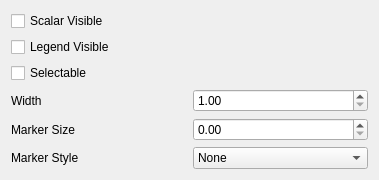
<?xml version="1.0" encoding="UTF-8"?>
<ui version="4.0">
 <class>ScatterPlotSettings</class>
 <widget class="QWidget" name="ScatterPlotSettings">
  <property name="geometry">
   <rect>
    <x>0</x>
    <y>0</y>
    <width>379</width>
    <height>158</height>
   </rect>
  </property>
  <property name="windowTitle">
   <string>Form</string>
  </property>
  <layout class="QGridLayout" name="gridLayout_2">
   <item row="0" column="0">
    <layout class="QGridLayout" name="gridLayout">
     <item row="5" column="0">
      <widget class="QLabel" name="label_2">
       <property name="text">
        <string>Marker Style</string>
       </property>
      </widget>
     </item>
     <item row="0" column="0">
      <widget class="QCheckBox" name="scalarVisibleCheckBox">
       <property name="text">
        <string>Scalar Visible</string>
       </property>
      </widget>
     </item>
     <item row="3" column="0">
      <widget class="QLabel" name="label_3">
       <property name="text">
        <string>Width</string>
       </property>
      </widget>
     </item>
     <item row="4" column="1">
      <widget class="QDoubleSpinBox" name="markerSizeSpinBox"/>
     </item>
     <item row="4" column="0">
      <widget class="QLabel" name="label">
       <property name="text">
        <string>Marker Size</string>
       </property>
      </widget>
     </item>
     <item row="3" column="1">
      <widget class="QDoubleSpinBox" name="widthSpinBox">
       <property name="minimum">
        <double>1.000000000000000</double>
       </property>
      </widget>
     </item>
     <item row="2" column="0">
      <widget class="QCheckBox" name="selectableCheckBox">
       <property name="text">
        <string>Selectable</string>
       </property>
      </widget>
     </item>
     <item row="5" column="1">
      <widget class="QComboBox" name="markerStyleCombo">
       <item>
        <property name="text">
         <string>None</string>
        </property>
       </item>
       <item>
        <property name="text">
         <string>Cross</string>
        </property>
       </item>
       <item>
        <property name="text">
         <string>Plus</string>
        </property>
       </item>
       <item>
        <property name="text">
         <string>Square</string>
        </property>
       </item>
       <item>
        <property name="text">
         <string>Circle</string>
        </property>
       </item>
       <item>
        <property name="text">
         <string>Diamond</string>
        </property>
       </item>
      </widget>
     </item>
     <item row="1" column="0">
      <widget class="QCheckBox" name="legendVisibleCheckBox">
       <property name="text">
        <string>Legend Visible</string>
       </property>
      </widget>
     </item>
    </layout>
   </item>
  </layout>
 </widget>
 <resources/>
 <connections/>
</ui>
